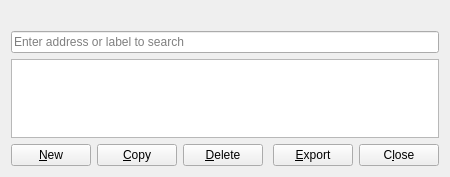
<?xml version="1.0" encoding="UTF-8"?>
<ui version="4.0">
 <class>AddressBookPage</class>
 <widget class="QWidget" name="AddressBookPage">
  <property name="geometry">
   <rect>
    <x>0</x>
    <y>0</y>
    <width>450</width>
    <height>177</height>
   </rect>
  </property>
  <layout class="QVBoxLayout" name="verticalLayout">
   <item>
    <widget class="QLabel" name="labelExplanation">
     <property name="textFormat">
      <enum>Qt::PlainText</enum>
     </property>
     <property name="wordWrap">
      <bool>true</bool>
     </property>
    </widget>
   </item>
   <item>
    <widget class="QLineEdit" name="searchLineEdit">
     <property name="placeholderText">
      <string>Enter address or label to search</string>
     </property>
    </widget>
   </item>
   <item>
    <widget class="QTableView" name="tableView">
     <property name="contextMenuPolicy">
      <enum>Qt::CustomContextMenu</enum>
     </property>
     <property name="toolTip">
      <string>Right-click to edit address or label</string>
     </property>
     <property name="tabKeyNavigation">
      <bool>false</bool>
     </property>
     <property name="alternatingRowColors">
      <bool>true</bool>
     </property>
     <property name="selectionMode">
      <enum>QAbstractItemView::SingleSelection</enum>
     </property>
     <property name="selectionBehavior">
      <enum>QAbstractItemView::SelectRows</enum>
     </property>
     <property name="sortingEnabled">
      <bool>true</bool>
     </property>
     <attribute name="verticalHeaderVisible">
      <bool>false</bool>
     </attribute>
    </widget>
   </item>
   <item>
    <layout class="QHBoxLayout" name="horizontalLayout">
     <item>
      <widget class="QPushButton" name="newAddress">
       <property name="toolTip">
        <string>Create a new address</string>
       </property>
       <property name="text">
        <string>&amp;New</string>
       </property>
       <property name="icon">
        <iconset resource="../rain.qrc">
         <normaloff>:/icons/add</normaloff>:/icons/add</iconset>
       </property>
       <property name="autoDefault">
        <bool>false</bool>
       </property>
      </widget>
     </item>
     <item>
      <widget class="QPushButton" name="copyAddress">
       <property name="toolTip">
        <string>Copy the currently selected address to the system clipboard</string>
       </property>
       <property name="text">
        <string>&amp;Copy</string>
       </property>
       <property name="icon">
        <iconset resource="../rain.qrc">
         <normaloff>:/icons/editcopy</normaloff>:/icons/editcopy</iconset>
       </property>
       <property name="autoDefault">
        <bool>false</bool>
       </property>
      </widget>
     </item>
     <item>
      <widget class="QPushButton" name="deleteAddress">
       <property name="toolTip">
        <string>Delete the currently selected address from the list</string>
       </property>
       <property name="text">
        <string>&amp;Delete</string>
       </property>
       <property name="icon">
        <iconset resource="../rain.qrc">
         <normaloff>:/icons/remove</normaloff>:/icons/remove</iconset>
       </property>
       <property name="autoDefault">
        <bool>false</bool>
       </property>
      </widget>
     </item>
     <item>
      <spacer name="horizontalSpacer">
       <property name="orientation">
        <enum>Qt::Horizontal</enum>
       </property>
       <property name="sizeHint" stdset="0">
        <size>
         <width>40</width>
         <height>20</height>
        </size>
       </property>
      </spacer>
     </item>
     <item>
      <widget class="QPushButton" name="exportButton">
       <property name="toolTip">
        <string>Export the data in the current tab to a file</string>
       </property>
       <property name="text">
        <string>&amp;Export</string>
       </property>
       <property name="icon">
        <iconset resource="../rain.qrc">
         <normaloff>:/icons/export</normaloff>:/icons/export</iconset>
       </property>
       <property name="autoDefault">
        <bool>false</bool>
       </property>
      </widget>
     </item>
     <item>
      <widget class="QPushButton" name="closeButton">
       <property name="sizePolicy">
        <sizepolicy hsizetype="Minimum" vsizetype="Minimum">
         <horstretch>0</horstretch>
         <verstretch>0</verstretch>
        </sizepolicy>
       </property>
       <property name="text">
        <string>C&amp;lose</string>
       </property>
       <property name="autoDefault">
        <bool>false</bool>
       </property>
      </widget>
     </item>
    </layout>
   </item>
  </layout>
 </widget>
 <resources>
  <include location="../rain.qrc"/>
 </resources>
 <connections/>
</ui>
